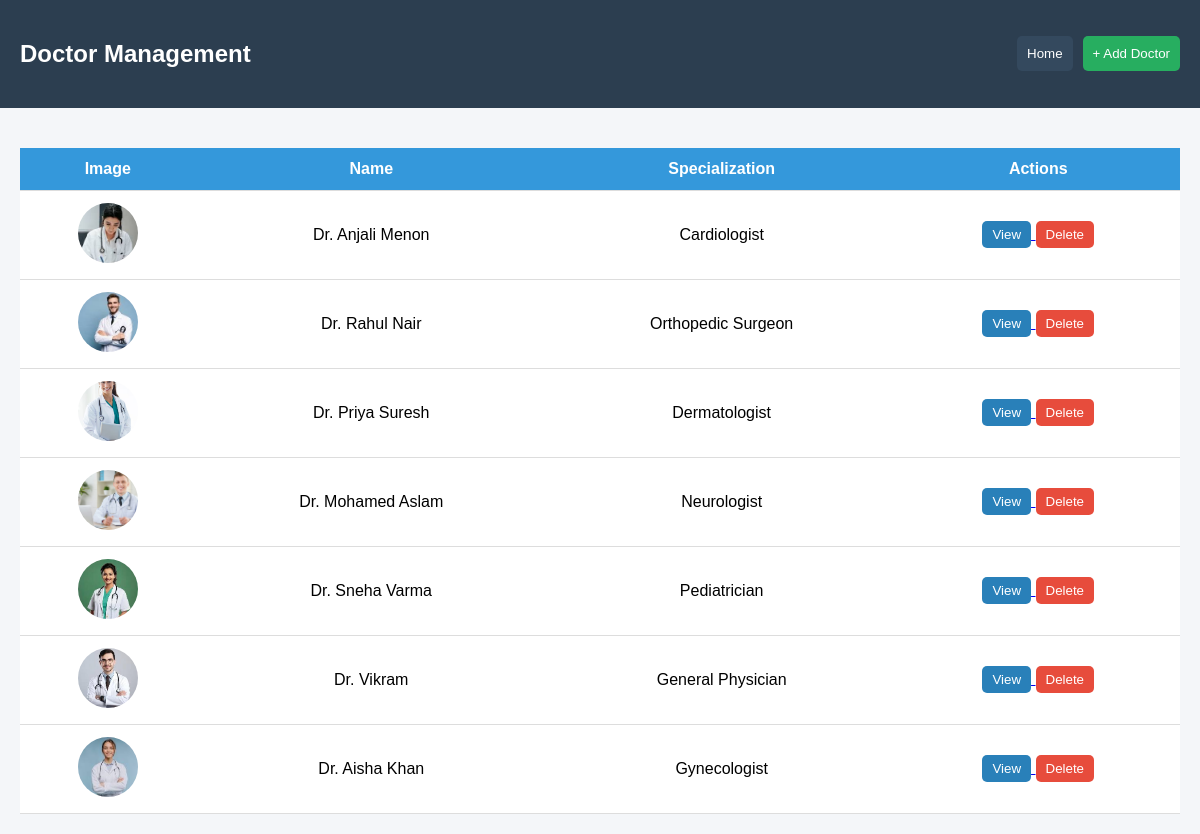
The app's page /doctors/ with its own data.
### bookingwebsite/models.py (models this page shows, shortened)
class Doctors(models.Model):
    name = models.CharField(max_length=100)
    gender = models.CharField(max_length=10, null=True, blank=True)
    phone = models.CharField(max_length=15, null=True, blank=True)
    email = models.EmailField(null=True, blank=True)
    field = models.CharField(max_length=50)
    experience = models.CharField(max_length=30)
    qualification = models.CharField(max_length=50)
    image = models.ImageField(upload_to='doctors/', null=True, blank=True)
    available_days = models.CharField(max_length=255, null=True, blank=True)
    available_time_slots = models.JSONField(default=list, blank=True)
    view_count = models.IntegerField(default=0)

### bookingwebsite/views.py (the view)
# urls.py: path('doctors/', views.doctors, name='doctors'),
def doctors(request):
    doctors_list = Doctors.objects.all()
    return render(request, 'doctors_management.html', {
        'doctors': doctors_list
    })

### bookingwebsite/templates/doctors_management.html (shortened to what this page needs)
<!DOCTYPE html>
<html lang="en">
<head>
</head>
<body>
<div class="header">
    <h2>Doctor Management</h2>
    <div>
        <a href="{% url 'dashboard' %}">
            <button class="back-btn">Home</button>
        </a>
        <a href="{% url 'add_doctor' %}">
            <button class="add-btn">+ Add Doctor</button>
        </a>
    </div>
</div>
<div class="container">
<table>
    <tr>
        <th>Image</th>
        <th>Name</th>
        <th>Specialization</th>
        <th>Actions</th>
    </tr>
{% for doctor in doctors %}
<tr id="row-{{ doctor.id }}">
    <td>
        {% if doctor.image %}
            <img src="{{ doctor.image.url }}">
        {% else %}
            <img src="https://via.placeholder.com/60">
        {% endif %}
    </td>
    <td>{{ doctor.name }}</td>
    <td>{{ doctor.field }}</td>
    <td>
        <a href="{% url 'view_doctor' doctor.id %}">
            <button class="btn view-btn">View</button>
        </a>
        <button class="btn delete-btn"
            onclick="openDeleteModal({{ doctor.id }})">
            Delete
        </button>
    </td>
</tr>
{% empty %}
<tr>
    <td colspan="4">No doctors found</td>
</tr>
{% endfor %}
</table>
</div>
</body>
</html>

### bookingwebsite/templates/doctors_management.html (style rules this page uses)
body { font-family: Arial; margin: 0; background: #f4f6f9; }
.header { display: flex; justify-content: space-between; align-items: center; padding: 20px; background: #2c3e50; color: white; }
.header div { display: flex; gap: 10px; }
.container { padding: 20px; }
.add-btn { background: #27ae60; color: white; padding: 10px; border: none; border-radius: 5px; cursor: pointer; }
.back-btn { background: #34495e; color: white; padding: 10px; border: none; border-radius: 5px; cursor: pointer; }
table { width: 100%; background: white; margin-top: 20px; border-collapse: collapse; }
th, td { padding: 12px; text-align: center; border-bottom: 1px solid #ddd; }
th { background: #3498db; color: white; }
img { width: 60px; height: 60px; border-radius: 50%; object-fit: cover; }
.btn { padding: 6px 10px; border: none; color: white; border-radius: 5px; cursor: pointer; }
.view-btn { background: #2980b9; }
.delete-btn { background: #e74c3c; }

### records on screen
Doctors: image (picture), name "Dr. Anjali Menon", field "Cardiologist"
Doctors: image (picture), name "Dr. Rahul Nair", field "Orthopedic Surgeon"
Doctors: image (picture), name "Dr. Priya Suresh", field "Dermatologist"
Doctors: image (picture), name "Dr. Mohamed Aslam", field "Neurologist"
Doctors: image (picture), name "Dr. Sneha Varma", field "Pediatrician"
Doctors: image (picture), name "Dr. Vikram", field "General Physician"
Doctors: image (picture), name "Dr. Aisha Khan", field "Gynecologist"
